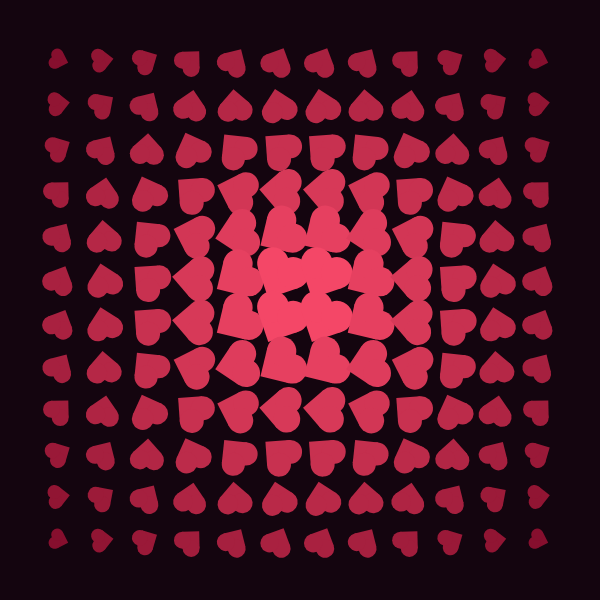
Frame 1 (no input)
Frame 2 (the mouse pressed at the canvas centre, redrawn once): identical to frame 1, image omitted

The p5.js sketch that drew this single still picture (run headless with seeded random() and noise() and a simulated clock; the mouse was pressed at the canvas centre and the sketch redrawn once):

// p5.js sketch
// ── sketch.js
/**
 * Título: Grade Matemática de Corações
 * Objetivo: Demonstrar o uso de map(), push/pop e transformações afins (translate, rotate, scale).
 * 
 * Para Iniciantes: 
 * Leia os comentários com atenção! Eles explicam o "porquê" de cada comando.
 * Não usamos números aleatórios (random). Tudo aqui é puramente matemático.
 */

// Variáveis de configuração da grade (podem ser alteradas livremente)
let colunas = 12; 
let linhas = 12;

function setup() {
  // Cria uma tela quadrada
  createCanvas(600, 600);
  
  // noLoop() garante que o p5.js desenhe apenas uma vez (sketch estático),
  // já que não temos animação e economizamos processamento.
  noLoop();
  
  // Remove as bordas pretas das formas geométricas
  noStroke();
}

function draw() {
  // Fundo em tom escuro elegante (Vinho Escuro / Marinho profundo)
  background(20, 5, 15);
  
  // ----- 1. PREPARAÇÃO MATEMÁTICA -----
  
  // 'margem' define o espaço vazio ao redor da tela (10% da largura da tela)
  let margem = width * 0.1;
  
  // Descobrimos o centro exato da tela para usá-lo como ponto de referência
  let centroX = width / 2;
  let centroY = height / 2;
  
  // Qual é a distância máxima possível do centro até a borda? 
  // (Usamos o canto superior esquerdo 0,0 para calcular isso).
  let distMaxima = dist(0, 0, centroX, centroY);
  
  // Tamanho base de cada coração, calculado para caber perfeitamente na célula da grade
  let tamanhoBase = (width / colunas) * 0.45;

  // Paleta de cores elegante
  let corCentro = color(255, 77, 109); // Rosa vibrante (Corações próximos ao centro)
  let corBorda = color(104, 0, 30);    // Vermelho vinho escuro (Corações na borda)

  // ----- 2. LAÇOS DE REPETIÇÃO (GRID) -----
  // Aqui criamos a nossa grade. O loop de fora cuida das colunas (eixo X)
  // e o loop de dentro cuida das linhas (eixo Y).
  for (let i = 0; i < colunas; i++) {
    for (let j = 0; j < linhas; j++) {
      
      // --- EXPLICANDO O MAP() ---
      // map(valor_atual, intervalo_min, intervalo_max, novo_min, novo_max)
      // O map é como uma "Regra de Três" automática!
      // Aqui, dizemos: "O índice 'i' vai de 0 até (colunas-1). 
      // Converta isso para uma coordenada na tela que vá da 'margem' até 'width - margem'."
      let posX = map(i, 0, colunas - 1, margem, width - margem);
      let posY = map(j, 0, linhas - 1, margem, height - margem);
      
      // Calculamos a distância do coração atual até o centro da tela
      let distanciaAteCentro = dist(posX, posY, centroX, centroY);
      
      // Variamos a escala matematicamente.
      // Corações no centro (distância 0) terão escala 1.5x (maiores).
      // Corações na borda (distância distMaxima) terão escala 0.3x (menores).
      let fatorEscala = map(distanciaAteCentro, 0, distMaxima, 1.5, 0.3);
      
      // Variamos a rotação baseada na distância para criar um efeito de redemoinho.
      let angulo = map(distanciaAteCentro, 0, distMaxima, 0, TWO_PI);
      
      // Interpolamos as cores (lerpColor). Misturamos o Rosa e o Vinho.
      // 0.0 é totalmente Rosa, 1.0 é totalmente Vinho.
      let misturaCor = map(distanciaAteCentro, 0, distMaxima, 0, 1);
      let corAtual = lerpColor(corCentro, corBorda, misturaCor);
      
      // ----- 3. TRANSFORMACÕES AFINS (O Segredo do Layout) -----
      
      // --- EXPLICANDO PUSH() e POP() ---
      // O push() salva o estado original do "universo" (onde o ponto 0,0 é o canto superior esquerdo).
      // Ao fazer isso, podemos alterar temporariamente a origem da tela para desenhar o coração, 
      // e depois usar pop() para desfazer tudo, garantindo que o próximo coração comece do zero.
      push();
      
      // Movemos a origem (ponto 0,0) para as coordenadas (posX, posY) calculadas pelo map()
      translate(posX, posY);
      
      // Giramos o sistema de coordenadas de acordo com o ângulo calculado
      rotate(angulo);
      
      // Aumentamos ou diminuímos o tamanho de tudo que será desenhado a seguir
      scale(fatorEscala);
      
      // Aplicamos a cor calculada
      fill(corAtual);
      
      // Desenhamos o coração (agora ele será desenhado exatamente na posição, rotação e escala corretas)
      desenharCoracao(tamanhoBase);
      
      // Restauramos o "universo" ao seu estado original (antes do push)
      pop();
      
    }
  }
}

/**
 * Função responsável por desenhar a forma de um coração centrado no (0,0).
 * Utilizamos apenas formas primitivas simples: UM QUADRADO e DOIS CÍRCULOS.
 */
function desenharCoracao(tamanho) {
  // Um novo push/pop apenas para o desenho interno do coração,
  // pois precisaremos girar o quadrado para que ele fique em forma de losango.
  push();
  
  // Giramos o sistema 45 graus (QUARTER_PI em radianos).
  // Isso faz com que a base do nosso coração (o quadrado) fique com a ponta para baixo.
  rotate(QUARTER_PI);
  
  // Dizemos ao p5 para desenhar retângulos/quadrados a partir do centro, não do canto.
  rectMode(CENTER);
  
  // 1. O corpo do coração (um quadrado em formato de diamante/losango)
  square(0, 0, tamanho);
  
  // 2. A "lombada" esquerda do coração. 
  // Como giramos 45 graus, o eixo X e Y também giraram. 
  // Colocamos um círculo perfeitamente alinhado com o lado superior-esquerdo do quadrado.
  circle(-tamanho / 2, 0, tamanho);
  
  // 3. A "lombada" direita do coração.
  // Colocamos o segundo círculo perfeitamente alinhado com o lado superior-direito.
  circle(0, -tamanho / 2, tamanho);
  
  pop();
}
